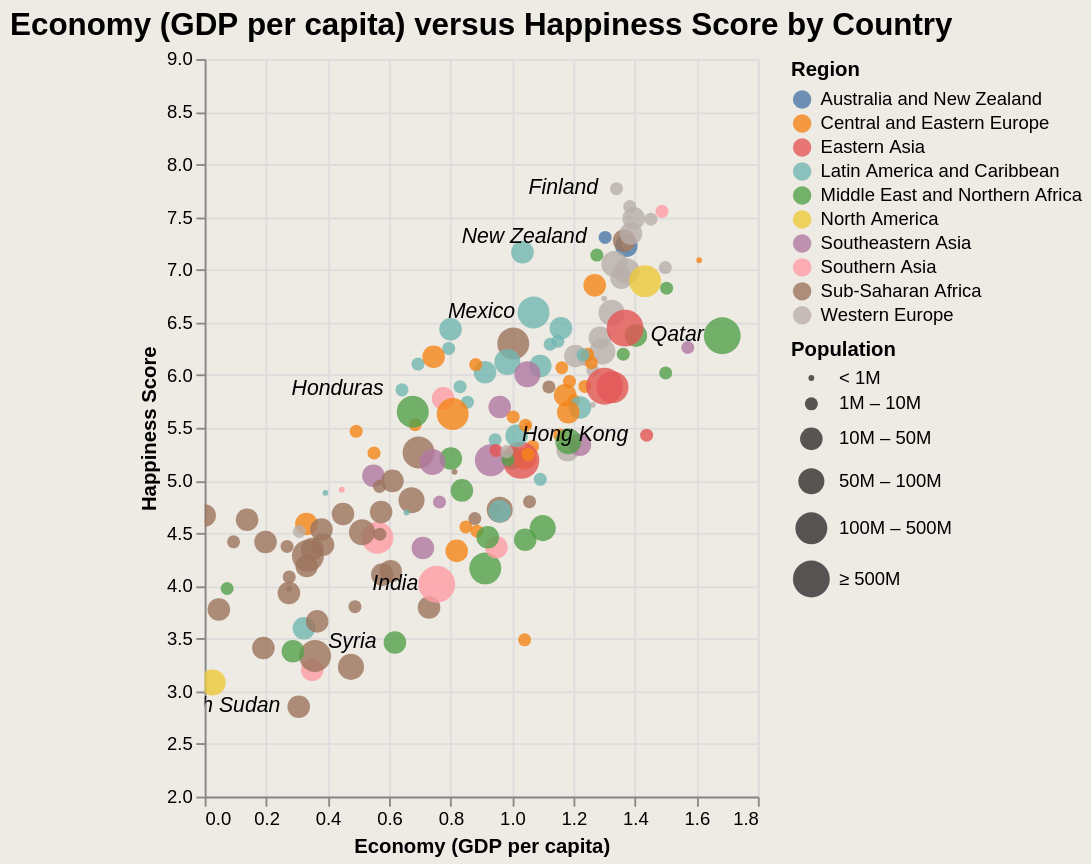

Describe this chart as a Vega-Lite specification.
### Vega-Lite specification from a JSON file in a GitHub repository (floating-point values rounded to 4 significant figures; data arrays with more than 128 entries replaced by an {"elided": "..."} marker saying what was removed)
{"$schema": "https://vega.github.io/schema/vega-lite/v4.json", "title": {"text": "Economy (GDP per capita) versus Happiness Score by Country", "fontSize": 17, "fontWeight": 600}, "description": "A scatterplot showing the correlation between Economy (GDP per capita) and Happiness Score of every country having a third dimension using region as different colours to represent each different regions.", "width": "container", "height": 400, "data": {"values": {"elided": "157 records"}}, "params": [{"name": "Population_Above", "value": 0, "bind": {"input": "range", "min": 0, "max": 100000000, "step": 1000000, "name": "Minimum Population: "}}, {"name": "region_selection", "bind": {"input": "select", "options": [null, "Australia and New Zealand", "Central and Eastern Europe", "Eastern Asia", "Latin America and Caribbean", "Middle East and Northern Africa", "North America", "Southeastern Asia", "Southern Asia", "Sub-Saharan Africa", "Western Europe"], "labels": ["Show All", "Australia and New Zealand", "Central and Eastern Europe", "Eastern Asia", "Latin America and Caribbean", "Middle East and Northern Africa", "North America", "Southeastern Asia", "Southern Asia", "Sub-Saharan Africa", "Western Europe"], "name": "Region Selection: "}}], "encoding": {"x": {"field": "Economy (GDP per capita)", "type": "quantitative", "scale": {"type": "linear", "domain": [0, 1.8]}}, "y": {"field": "Happiness Score", "type": "quantitative", "scale": {"type": "linear", "domain": [2, 9]}}, "color": {"field": "Region", "type": "nominal"}}, "transform": [{"filter": "region_selection == null || datum.Region == region_selection"}, {"filter": "datum.Population > Population_Above"}], "layer": [{"selection": {"region_highlight": {"type": "multi", "fields": ["Region"], "bind": "legend"}, "grid": {"type": "interval", "bind": "scales"}}, "mark": {"type": "circle", "tooltip": true}, "encoding": {"size": {"field": "Population", "type": "quantitative", "scale": {"type": "threshold", "domain": [1000000, 10000000, 50000000, 100000000, 500000000], "range": [10, 50, 150, 200, 300, 400]}, "legend": {"format": ".1s"}}, "color": {"field": "Region", "type": "nominal"}, "opacity": {"condition": {"selection": "region_highlight", "value": 0.8}, "value": 0.2}, "tooltip": [{"field": "Country", "type": "nominal"}, {"field": "Economy (GDP per capita)", "type": "quantitative", "format": ","}, {"field": "Happiness Score", "type": "quantitative", "format": ","}, {"field": "Region", "type": "nominal"}, {"field": "Population", "type": "quantitative", "format": ","}]}}, {"mark": {"type": "text", "align": "right", "dx": -10, "fontSize": 11.5, "fontStyle": "italic"}, "encoding": {"text": {"field": "Country", "type": "nominal"}, "color": {"value": "black"}, "opacity": {"condition": {"test": "datum['Country'] == 'Finland' || datum['Country'] == 'Honduras' || datum['Country'] == 'Qatar' || datum['Country'] == 'New Zealand' || datum['Country'] == 'Hong Kong' || datum['Country'] == 'South Sudan' ||  datum['Country'] == 'Syria' || datum['Country'] == 'India' || datum['Country'] == 'Mexico' ", "value": 1}, "value": 0}, "tooltip": [{"field": "Country", "type": "nominal"}, {"field": "Economy (GDP per capita)", "type": "quantitative", "format": ","}, {"field": "Happiness Score", "type": "quantitative", "format": ","}, {"field": "Region", "type": "nominal"}, {"field": "Population", "type": "quantitative", "format": ","}]}}], "background": "#eeeae4"}
